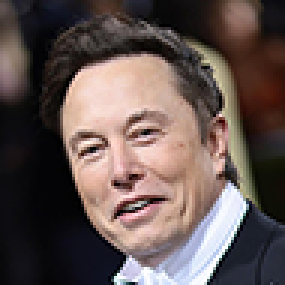
#> input picture reEngineering/95x95-image.png, 95 x 95 px, found by its file name (shown 3 times larger)
$ python haar-features.py
#> lines starting #> are read from the running program, lines starting #| are printed output that depends on the picture
import cv2
import pandas as pd

IMG_PATH = 'reEngineering//95x95-image.png'
img = cv2.imread(IMG_PATH)
#> img is the input picture: shape (95, 95, 3); mean B, G, R 81, 84.3, 99.1
print(img.shape)
#| (95, 95, 3)

'''
Image Have three channels red green and Blue but we only care about the intensity
and the value af brightness so, we can turn the image to gray scale to get a single value
that represent the intensity of each pixel


In Our Image we have a (95, 95, 3) array the first two values represent the dimensions (width and height)
of the image, the third value represent the number of the channel in the images which is 3 as expected
Our image should to converted into a single channel image (Gray-scale image) this is done by summing the
RGB values and getting the average

Original image
print(img.shape)
'''
img_int = cv2.cvtColor(img, cv2.COLOR_BGR2GRAY)  # <class 'numpy.ndarray'>
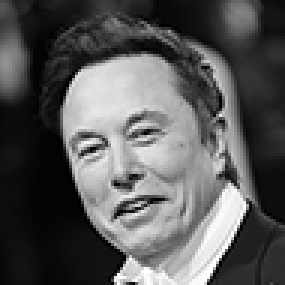
#> img_int: shape (95, 95) (shown 3 times larger); min 0, max 255, mean 88.3

'''
In the gray image we find a (95, 95) array containing the intensity value of the pixel

Gray scale image
print(img_int_df.shape)
'''

'''
lets use pandas data frame to display our image as an array of values, and make sure that
the numeric representation is int 32 to avoid overflow when later we do arythmic operations
the default value is int8 as the pixel values only goes up to 255

this is a conscious decision by cv2 lib but we will need a larger range

2^8 = 256
0 -> 255

2^32 = 4_294_967_296
0 -> 4_294_967_295
'''
img_int_df = pd.DataFrame(img_int).astype('int32')
#> img_int_df = table of 95 rows and 95 columns
# print("This Is a Data Frame\n", img_int_df)


'''
If we take a look at the shape of the 3 channel img that is represented as an
array of three dimension vs the shape of the intensity image we can see that
the image has been flattened to one dimension
'''


'''
INTEGRAL IMAGES

'''

'''

'''
sub_array = img_int_df.iloc[:5, :5]
#> sub_array = table of 5 rows and 5 columns
print(sub_array)
#|     0   1   2   3   4
#| 0  71  69  63  52  36
#| 1  84  80  71  60  45
#| 2  85  83  75  64  55
#| 3  82  82  74  66  60
#| 4  79  77  70  64  63

for i in sub_array:
    if i == 0:
        continue
    sub_array[i] = sub_array[i] + sub_array[i-1]  # Columns
    sub_array.iloc[i] = sub_array.iloc[i] + sub_array.iloc[i-1]  # Rows
#> this loop made 5 passes

print(sub_array)
#|      0    1     2     3     4
#| 0   71  140   203   255   291
#| 1  155  304   438   550   631
#| 2  240  472   681   857   993
#| 3  322  636   919  1161  1357
#| 4  401  792  1145  1451  1710

print((sub_array.dtypes))
#| 0    int32
#| 1    int32
#| 2    int32
#| 3    int32
#| 4    int32
#| dtype: object
